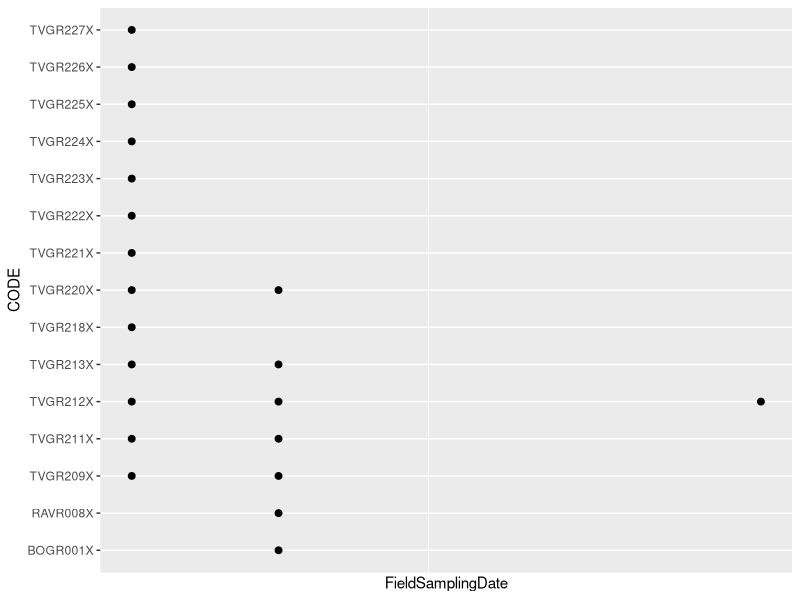
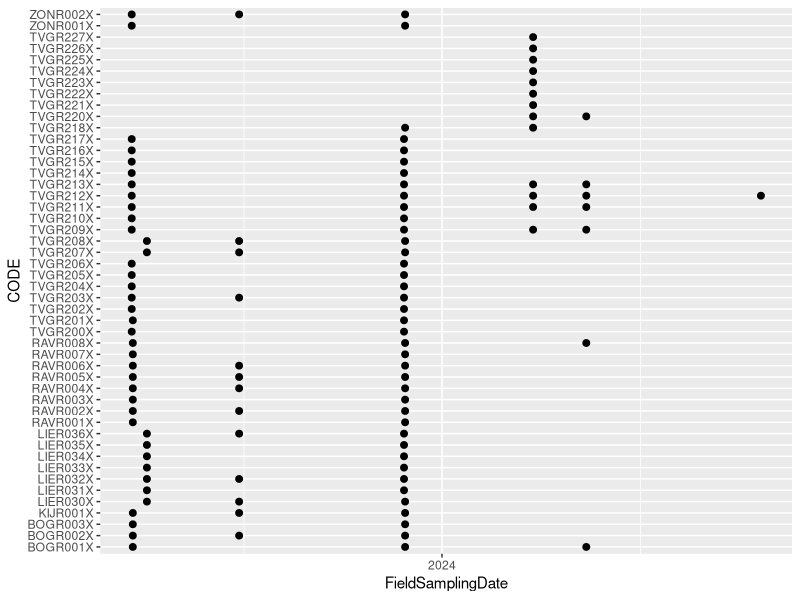
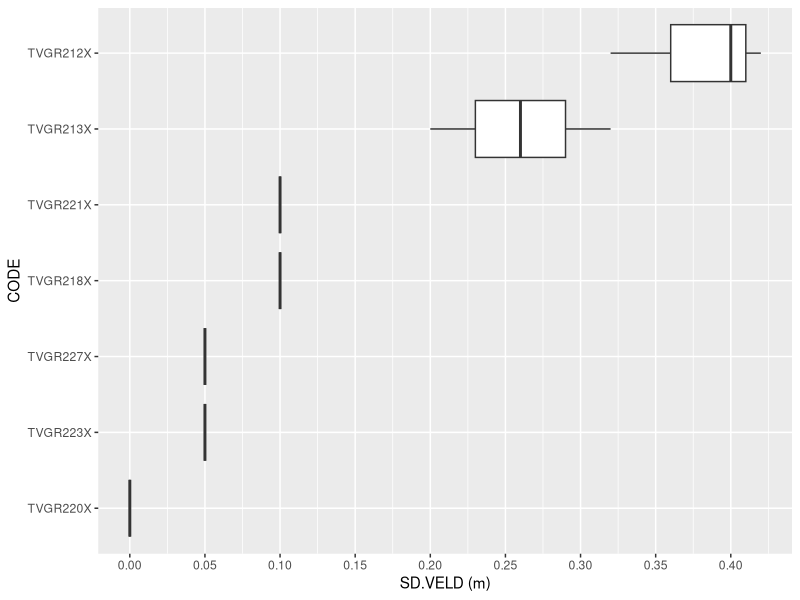
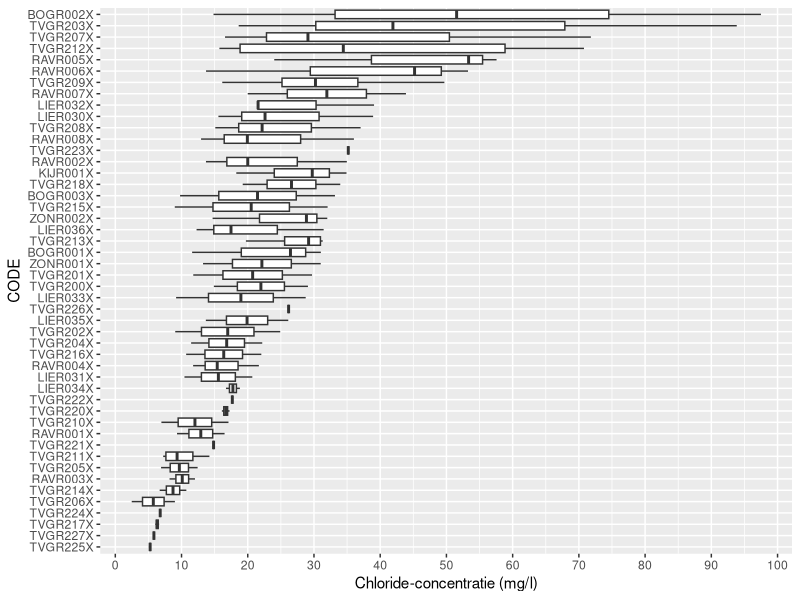
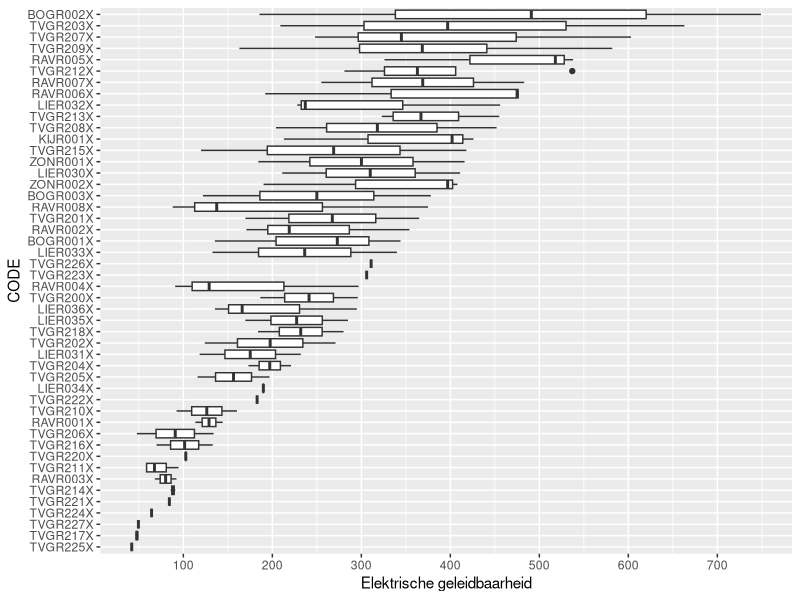
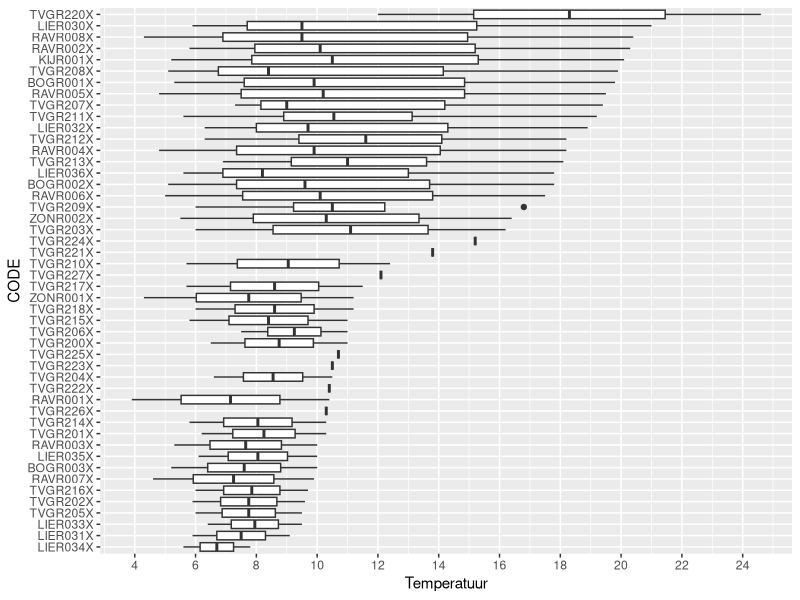
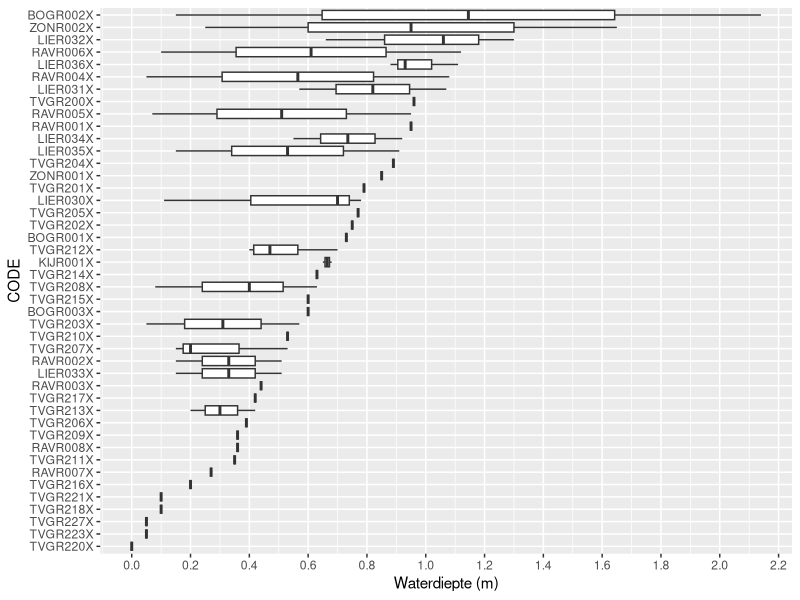
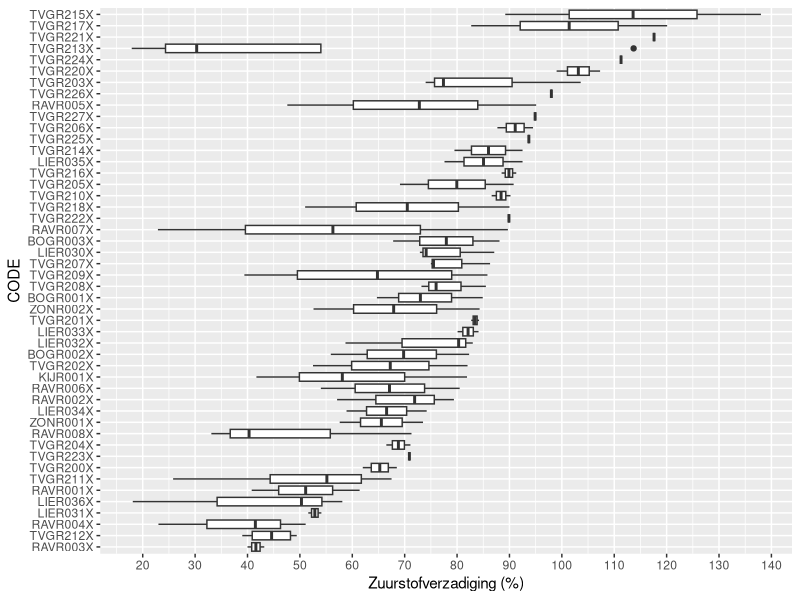

These charts were generated, in order, by the following R code: (Note: this script raises an error after producing the figures.)
## ---- chunk 1
library(knitr)
opts_chunk$set(
  echo = FALSE, 
  eval = TRUE,  
  cache = FALSE, 
  autodep = TRUE,
  dpi = 300,
  warning = TRUE,
  error = TRUE,
  message = TRUE
)
# Enable inbo r-universe
options(repos = c(
    inbo = 'https://inbo.r-universe.dev',
    CRAN = 'https://cloud.r-project.org'))
library(dplyr)
library(ggplot2)
library(scales)
library(tidyr)
## ---- chunk 2
data_beken <- read.csv(file = "./data/FactResultAqua_TVG_beken_2025-02-19.csv", sep = ";")
data_beken$FieldSamplingDate <- as.Date(data_beken$FieldSamplingDate)

## ---- chunk 3
# voeg ResultCalc toe als kolom voor meetwaarden onder detectielimiet
data_beken$ResultCalc <- ifelse(
  grepl("<|>", data_beken$ResultFormatted),
  as.numeric(gsub(",", ".", data_beken$ResultFormattedNumeric)) / 2,
  as.numeric(gsub(",", ".", data_beken$ResultFormattedNumeric))
)
## ---- chunk 4
calculate_n_values <- function(df) {
  df %>%
    mutate(
      ResultCalc_N = case_when(
        Component == "NH4" ~ ResultCalc / 1.2880,
        Component == "NO3" ~ ResultCalc / 4.4268,
        Component == "NO2" ~ ResultCalc / 3.2845,
        Component == "PO4" ~ ResultCalc / 3.066,
        TRUE ~ ResultCalc
      ),
      Component_N = case_when(
        Component == "NH4" ~ "NH4_N",
        Component == "NO3" ~ "NO3_N",
        Component == "NO2" ~ "NO2_N",
        Component == "PO4" ~ "PO4_P",
        TRUE ~ Component
      ),
      Unit_N = if_else(Component %in% c("NH4", "NO3", "NO2"), 
                       "mg N/l", 
                       if_else(
                         Component %in% "PO4", 
                         "mg P/l", 
                         Unit))
    )
}

# Calculate _N values
df_with_n <- calculate_n_values(data_beken)

# Create new rows for NH4_N, NO3_N, and NO2_N
new_n_rows <- df_with_n %>%
  filter(Component %in% c("NH4", "NO3", "NO2", "PO4")) %>%
  mutate(
    ResultCalc = ResultCalc_N,
    Component = Component_N,
    Unit = Unit_N
  ) %>%
  select(-ResultCalc_N, -Component_N, -Unit_N)

# Combine original data with new N rows
final_df <- bind_rows(
  data_beken,
  new_n_rows
)

# Sort the dataframe
final_df <- final_df %>%
  arrange(CODE, FieldSamplingDate, Component)

# Reset row names
rownames(final_df) <- NULL

# Remove duplicate rows (if any)
data_beken <- final_df %>% 
  distinct()

## ---- chunk 5
# Bereken Anorganische stikstof
n_anorg <- data_beken %>%
  filter(Component %in% c("NO3_N", "NO2_N", "NH4_N")) %>%
  group_by(CODE, FieldSamplingDate) %>%
  summarise(
    ResultCalc = if(n_distinct(Component) == 3) sum(ResultCalc, na.rm = TRUE) else NA_real_,
    Component = "N_anorg",
    Unit = "mg N/l",
    .groups = "drop"
  )

# Calculate N_org
n_org <- data_beken %>%
  filter(Component %in% c("T.N", "NO3_N", "NO2_N", "NH4_N")) %>%
  group_by(CODE, FieldSamplingDate) %>%
  summarise(
    ResultCalc = if(n_distinct(Component) == 4) 
                   ResultCalc[Component == "T.N"] - sum(ResultCalc[Component %in% c("NO3_N", "NO2_N", "NH4_N")], na.rm = TRUE)
                 else 
                   NA_real_,
    Component = "N_org",
    Unit = "mg N/l",
    .groups = "drop"
  )

# Add other columns to n_anorg and n_org
add_other_columns <- function(df) {
  data_beken %>%
    group_by(CODE, FieldSamplingDate) %>%
    slice(1) %>%
    select(-Component, -ResultCalc, -Unit) %>%
    right_join(df, by = c("CODE", "FieldSamplingDate"))
}

n_anorg <- add_other_columns(n_anorg)
n_org <- add_other_columns(n_org)
n_org <- n_org[!is.na(n_org$ResultCalc),]

# Combine all data
final_df <- bind_rows(
  data_beken,
  n_anorg,
  n_org
)

# Sort the dataframe
final_df <- final_df %>%
  arrange(CODE, FieldSamplingDate, Component)

# Remove duplicate rows (if any)
data_beken <- final_df %>% 
  distinct()

## ---- chunk 6
# meetpunten TN
data_beken %>% filter(Component == "T.N") %>% 
  ggplot(aes(x = FieldSamplingDate, y = CODE)) +
  geom_point(size = 2) +
    scale_x_date(date_breaks = "1 year", date_labels = "%Y")

# vergelijk met NO3 - veel meer gemeten
data_beken %>% filter(Component == "NO3") %>% 
  ggplot(aes(x = FieldSamplingDate, y = CODE)) +
  geom_point(size = 2) +
    scale_x_date(date_breaks = "1 year", date_labels = "%Y")

    
## ---- chunk 7
create_boxplot <- function(dataset, Component, xlab = "ResultCalc",vline = NULL,  save_path = NULL) {
  # Filter the dataset for the specified Component
  filtered_data <- dataset %>% 
    filter(Component == !!Component)
  
  # Calculate median values and order CODEs
  code_order <- filtered_data %>%
    group_by(CODE) %>%
    summarise(max_value = max(ResultCalc, na.rm = TRUE)) %>%
    arrange(max_value) %>%
    pull(CODE)
  
  # Convert CODE to a factor with levels ordered by median ResultCalc
  filtered_data$CODE <- factor(filtered_data$CODE, levels = code_order)
  
  # Create the base plot
  p <- ggplot(filtered_data, aes(x = ResultCalc, y = CODE)) +
    geom_boxplot() +
    labs(x = xlab, y = "CODE", title = NULL) +
    scale_x_continuous(breaks = pretty_breaks(n = 10))
  
  # Add vertical line if vline is specified
  if (!is.null(vline)) {
    p <- p + geom_vline(xintercept = vline, color = "red", linetype = "dashed", size = 1)
  }
  
  # Save the plot if save_path is provided
  if (!is.null(save_path)) {
    ggsave(save_path, plot = p, width = 8, height = 10, dpi = 300)
    cat("Plot saved to:", save_path, "\n")
  }
  
  return(p)
}

## ---- chunk 8
filtered_data <- data_beken %>%
  group_by(CODE, FieldSamplingDate) %>%
  filter(all(c("WD.VELD", "SD.VELD") %in% Component) & 
         all(!is.na(ResultCalc[Component %in% c("WD.VELD", "SD.VELD")]))) %>%
  ungroup()

# Calculate max values for SD.VELD and WD.VELD, and determine fill color
code_data <- filtered_data %>%
  group_by(CODE, Component) %>%
  summarise(max_value = max(ResultCalc, na.rm = TRUE), .groups = "drop") %>%
  pivot_wider(names_from = Component, values_from = max_value) %>%
  mutate(fill_color = ifelse(SD.VELD == WD.VELD, "lightblue", "white"))

# Order CODEs based on max value of SD.VELD
code_order <- code_data %>%
  arrange(SD.VELD) %>%
  pull(CODE)

# Filter data for just SD.VELD and join with fill color info
plot_data <- filtered_data %>%
  filter(Component == "SD.VELD") %>%
  left_join(select(code_data, CODE, fill_color), by = "CODE")

# Convert CODE to a factor with levels ordered by max ResultCalc
plot_data$CODE <- factor(plot_data$CODE, levels = code_order)

# Create the plot
p <- ggplot(plot_data, aes(x = ResultCalc, y = CODE, fill = fill_color)) +
  geom_boxplot() +
  scale_fill_identity() +
  labs(x = "SD.VELD (m)", y = "CODE", title = NULL) +
  scale_x_continuous(breaks = pretty_breaks(n = 10))

# Display the plot
print(p)

# Save the plot (optional)
# ggsave("SD_VELD_boxplot.png", plot = p, width = 8, height = 10, dpi = 300)
ggsave("./exports/boxplots/Secchi diepte.jpg", plot = p, width = 8, height = 10, dpi = 300)
    
## ---- chunk 9
create_boxplot(data_beken, "Cl", "Chloride-concentratie (mg/l)", save_path = "./exports/boxplots/Chloride MKN.jpg")

create_boxplot(data_beken, "EC25.VELD",  "Elektrische geleidbaarheid", save_path = "./exports/boxplots/Elektrische geleidbaarheid MKN.jpg")

create_boxplot(data_beken, "TEMP.VELD", "Temperatuur", save_path = "./exports/boxplots/Temperatuur MKN.jpg")

create_boxplot(data_beken, "WD.VELD", "Waterdiepte (m)", save_path = "./exports/boxplots/Waterdiepte.jpg")

create_boxplot(data_beken, "SAT.VELD", "Zuurstofverzadiging (%)", save_path = "./exports/boxplots/Zuurstofverzadiging.jpg")

create_boxplot(data_beken, "O2.VELD", "Zuurstofconcentratie (mg/l)", save_path = "./exports/boxplots/Zuurstofconcentratie.jpg")

create_boxplot(data_beken, "pH.VELD", "Zuurtegraad- pH", save_path = "./exports/boxplots/Zuurtegraad.jpg")

create_boxplot(data_beken, "SO4", "Sulfaat-concentratie", save_path = "./exports/boxplots/Sulfaat.jpg")

create_boxplot(data_beken, "NPOC", "Organische koolstof - NPOC (mg/l)", save_path = "./exports/boxplots/NPOC.jpg")

create_boxplot(data_beken, "T.N", "Totale stikstof - TN (mg N/l)", save_path = "./exports/boxplots/Totale stikstof.jpg")

create_boxplot(data_beken, "T.P", "Totale fosfor - TP (mg P/l)", save_path = "./exports/boxplots/Totale fosfor.jpg")

create_boxplot(data_beken, "NH4_N", "Ammonium-stikstof - NH4_N (mg N/l)", save_path = "./exports/boxplots/Ammonium-stikstof NH4_N.jpg")

create_boxplot(data_beken, "NO3_N", "Nitraat-stikstof - NO3_N (mg N/l)", save_path = "./exports/boxplots/Nitraat-stikstof NO3_N.jpg")

create_boxplot(data_beken, "NO2_N", "Nitriet-stikstof - NO2_N (mg N/l)", save_path = "./exports/boxplots/Nitriet-stikstof NO2_N.jpg")

create_boxplot(data_beken, "PO4", "Fosfaat - PO4 (mg/l)", save_path = "./exports/boxplots/Fosfaat PO4.jpg")

create_boxplot(data_beken, "PO4_P", "Orthofosfaat - PO4_P (mg P/l)", save_path = "./exports/boxplots/Orthofosfaat PO4_P.jpg")

create_boxplot(data_beken, "N_anorg", "Anorganische stikstof (mg N/l)", save_path = "./exports/boxplots/Anorganische stikstof.jpg")

create_boxplot(data_beken, "N_org", "Organische stikstof (mg N/l)", save_path = "./exports/boxplots/Organische stikstof.jpg")

## ---- chunk 10
med_data <- data_beken %>%
  group_by(CODE, Component) %>%
  summarise(mediaan = median(ResultCalc, na.rm = TRUE)) %>%
  ungroup()

wide_data <- med_data %>%
  pivot_wider(names_from = Component, values_from = mediaan)

# Export to CSV
write.csv2(wide_data, "./exports/csv's/mediaan.csv", row.names = FALSE)
## ---- chunk 11
min_data <- data_beken %>%
  group_by(CODE, Component) %>%
  summarise(minimum = min(ResultCalc, na.rm = TRUE)) %>%
  ungroup()

wide_data <- min_data %>%
  pivot_wider(names_from = Component, values_from = minimum)

# Export to CSV
write.csv2(wide_data, "./exports/csv's/minimum.csv", row.names = FALSE)
## ---- chunk 12
max_data <- data_beken %>%
  group_by(CODE, Component) %>%
  summarise(maximum = max(ResultCalc, na.rm = TRUE)) %>%
  ungroup()

wide_data <- max_data %>%
  pivot_wider(names_from = Component, values_from = maximum)

# Export to CSV
write.csv2(wide_data, "./exports/csv's/maximum.csv", row.names = FALSE)
